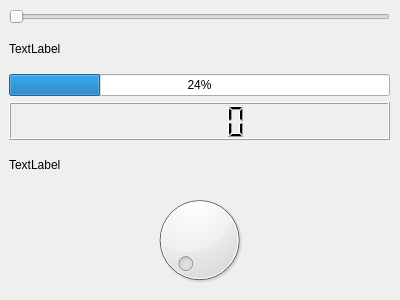
<?xml version="1.0" encoding="UTF-8"?>
<ui version="4.0">
 <class>Form</class>
 <widget class="QWidget" name="Form">
  <property name="geometry">
   <rect>
    <x>0</x>
    <y>0</y>
    <width>400</width>
    <height>300</height>
   </rect>
  </property>
  <property name="windowTitle">
   <string>Form</string>
  </property>
  <widget class="QWidget" name="verticalLayoutWidget">
   <property name="geometry">
    <rect>
     <x>9</x>
     <y>9</y>
     <width>381</width>
     <height>281</height>
    </rect>
   </property>
   <layout class="QVBoxLayout" name="verticalLayout">
    <item>
     <widget class="QSlider" name="horizontalSlider">
      <property name="orientation">
       <enum>Qt::Orientation::Horizontal</enum>
      </property>
     </widget>
    </item>
    <item>
     <widget class="QLabel" name="label">
      <property name="text">
       <string>TextLabel</string>
      </property>
     </widget>
    </item>
    <item>
     <widget class="QProgressBar" name="progressBar">
      <property name="value">
       <number>24</number>
      </property>
     </widget>
    </item>
    <item>
     <widget class="QLCDNumber" name="lcdNumber"/>
    </item>
    <item>
     <widget class="QLabel" name="label_2">
      <property name="text">
       <string>TextLabel</string>
      </property>
     </widget>
    </item>
    <item>
     <widget class="QDial" name="dial"/>
    </item>
   </layout>
  </widget>
 </widget>
 <resources/>
 <connections/>
</ui>
